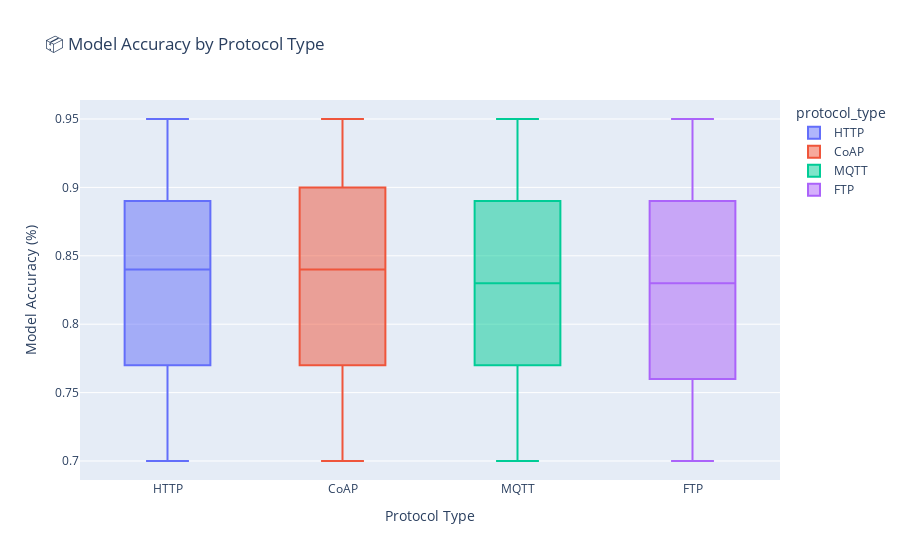

Source (notebook cell):
### Code cell
# 8️⃣ INTERACTIVE: MODEL ACCURACY BY PROTOCOL (Plotly)
fig2 = px.box(df, x='protocol_type', y='model_accuracy', color='protocol_type',
              title="📦 Model Accuracy by Protocol Type")
fig2.update_layout(xaxis_title="Protocol Type", yaxis_title="Model Accuracy (%)")
fig2.show()

### Figure 1 — Plotly figure (JSON) as saved in the notebook; plotly's stock layout.template omitted (floating-point values rounded to 4 significant figures; data arrays with more than 128 entries replaced by an {"elided": "..."} marker saying what was removed)
{"data": [{"alignmentgroup": "True", "hovertemplate": "protocol_type=%{x}<br>model_accuracy=%{y}<extra></extra>", "legendgroup": "HTTP", "marker": {"color": "#636efa"}, "name": "HTTP", "notched": false, "offsetgroup": "HTTP", "orientation": "v", "showlegend": true, "type": "box", "x": {"elided": "242 str values"}, "x0": " ", "xaxis": "x", "y": {"elided": "242 float values"}, "y0": " ", "yaxis": "y"}, {"alignmentgroup": "True", "hovertemplate": "protocol_type=%{x}<br>model_accuracy=%{y}<extra></extra>", "legendgroup": "CoAP", "marker": {"color": "#EF553B"}, "name": "CoAP", "notched": false, "offsetgroup": "CoAP", "orientation": "v", "showlegend": true, "type": "box", "x": {"elided": "272 str values"}, "x0": " ", "xaxis": "x", "y": {"elided": "272 float values"}, "y0": " ", "yaxis": "y"}, {"alignmentgroup": "True", "hovertemplate": "protocol_type=%{x}<br>model_accuracy=%{y}<extra></extra>", "legendgroup": "MQTT", "marker": {"color": "#00cc96"}, "name": "MQTT", "notched": false, "offsetgroup": "MQTT", "orientation": "v", "showlegend": true, "type": "box", "x": {"elided": "229 str values"}, "x0": " ", "xaxis": "x", "y": {"elided": "229 float values"}, "y0": " ", "yaxis": "y"}, {"alignmentgroup": "True", "hovertemplate": "protocol_type=%{x}<br>model_accuracy=%{y}<extra></extra>", "legendgroup": "FTP", "marker": {"color": "#ab63fa"}, "name": "FTP", "notched": false, "offsetgroup": "FTP", "orientation": "v", "showlegend": true, "type": "box", "x": {"elided": "257 str values"}, "x0": " ", "xaxis": "x", "y": {"elided": "257 float values"}, "y0": " ", "yaxis": "y"}], "layout": {"boxmode": "overlay", "legend": {"title": {"text": "protocol_type"}, "tracegroupgap": 0}, "title": {"text": "📦 Model Accuracy by Protocol Type"}, "xaxis": {"anchor": "y", "categoryarray": ["HTTP", "CoAP", "MQTT", "FTP"], "categoryorder": "array", "domain": [0, 1], "title": {"text": "Protocol Type"}}, "yaxis": {"anchor": "x", "domain": [0, 1], "title": {"text": "Model Accuracy (%)"}}}}
